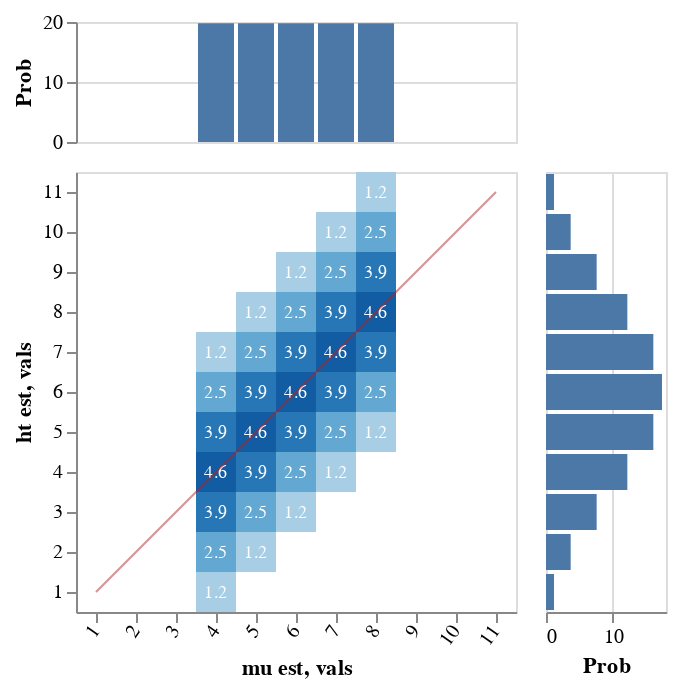

The code cell stored with this chart in its notebook:
### Markdown cell above
Here we only show the joint distribution of John's height and the median height. The distribution over Mary's height is identical.

### Code cell
-- vlShow . sidewaysDists <$> forM domain (\x ->
--   titled (show x ++ "'s Height Prior") . barFromDist <$> enumD (($ x) . ht . fst <$> indicesPriorFlat)
--   )
vlShow . margHeatFromDist <$> enumD (first (`ht` John) <$> indicesPriorFlat)

### Figure 1 — Vega-Lite specification as saved in the notebook (floating-point values rounded to 4 significant figures)
{"$schema": "https://vega.github.io/schema/vega-lite/v3.json", "bounds": "flush", "config": {"scale": {"rectBandPaddingInner": 0}}, "data": {"values": [{"ht est": "1", "mu est": "4", "probability": 1.2}, {"ht est": "2", "mu est": "4", "probability": 2.5}, {"ht est": "2", "mu est": "5", "probability": 1.2}, {"ht est": "3", "mu est": "4", "probability": 3.9}, {"ht est": "3", "mu est": "5", "probability": 2.5}, {"ht est": "3", "mu est": "6", "probability": 1.2}, {"ht est": "4", "mu est": "4", "probability": 4.6}, {"ht est": "4", "mu est": "5", "probability": 3.9}, {"ht est": "4", "mu est": "6", "probability": 2.5}, {"ht est": "4", "mu est": "7", "probability": 1.2}, {"ht est": "5", "mu est": "4", "probability": 3.9}, {"ht est": "5", "mu est": "5", "probability": 4.6}, {"ht est": "5", "mu est": "6", "probability": 3.9}, {"ht est": "5", "mu est": "7", "probability": 2.5}, {"ht est": "5", "mu est": "8", "probability": 1.2}, {"ht est": "6", "mu est": "4", "probability": 2.5}, {"ht est": "6", "mu est": "5", "probability": 3.9}, {"ht est": "6", "mu est": "6", "probability": 4.6}, {"ht est": "6", "mu est": "7", "probability": 3.9}, {"ht est": "6", "mu est": "8", "probability": 2.5}, {"ht est": "7", "mu est": "4", "probability": 1.2}, {"ht est": "7", "mu est": "5", "probability": 2.5}, {"ht est": "7", "mu est": "6", "probability": 3.9}, {"ht est": "7", "mu est": "7", "probability": 4.6}, {"ht est": "7", "mu est": "8", "probability": 3.9}, {"ht est": "8", "mu est": "5", "probability": 1.2}, {"ht est": "8", "mu est": "6", "probability": 2.5}, {"ht est": "8", "mu est": "7", "probability": 3.9}, {"ht est": "8", "mu est": "8", "probability": 4.6}, {"ht est": "9", "mu est": "6", "probability": 1.2}, {"ht est": "9", "mu est": "7", "probability": 2.5}, {"ht est": "9", "mu est": "8", "probability": 3.9}, {"ht est": "10", "mu est": "7", "probability": 1.2}, {"ht est": "10", "mu est": "8", "probability": 2.5}, {"ht est": "11", "mu est": "8", "probability": 1.2}]}, "spacing": 15, "vconcat": [{"encoding": {"x": {"axis": null, "field": "mu est", "scale": {"domain": ["1", "2", "3", "4", "5", "6", "7", "8", "9", "10", "11"], "rangeStep": 30}, "sort": null, "type": "ordinal"}, "y": {"aggregate": "sum", "axis": {"title": "Prob"}, "field": "probability", "type": "quantitative"}}, "height": 60, "mark": "bar"}, {"bounds": "flush", "hconcat": [{"encoding": {"x": {"axis": {"labelAngle": -55}, "field": "mu est", "scale": {"domain": ["1", "2", "3", "4", "5", "6", "7", "8", "9", "10", "11"], "rangeStep": 30}, "sort": null, "type": "ordinal"}, "y": {"axis": {"labelAngle": 0}, "field": "ht est", "scale": {"domain": ["11", "10", "9", "8", "7", "6", "5", "4", "3", "2", "1"], "rangeStep": 30}, "sort": null, "type": "ordinal"}}, "layer": [{"encoding": {"color": {"aggregate": "sum", "field": "probability", "legend": null, "scale": {"scheme": {"extent": [0.2, 0.9], "name": "blues"}}, "type": "quantitative"}}, "mark": "rect"}, {"encoding": {"color": {"value": "white"}, "text": {"aggregate": "sum", "field": "probability", "type": "quantitative"}}, "mark": {"fontSize": 9, "type": "text"}}, {"data": {"values": [{"vals": "1"}, {"vals": "2"}, {"vals": "3"}, {"vals": "4"}, {"vals": "5"}, {"vals": "6"}, {"vals": "7"}, {"vals": "8"}, {"vals": "9"}, {"vals": "10"}, {"vals": "11"}]}, "encoding": {"x": {"field": "vals", "sort": null, "type": "ordinal"}, "y": {"field": "vals", "sort": null, "type": "ordinal"}}, "mark": {"opacity": 0.5, "stroke": "firebrick", "strokeWidth": 1, "type": "line"}}]}, {"encoding": {"x": {"aggregate": "sum", "axis": {"title": "Prob"}, "field": "probability", "type": "quantitative"}, "y": {"axis": null, "field": "ht est", "scale": {"domain": ["11", "10", "9", "8", "7", "6", "5", "4", "3", "2", "1"], "rangeStep": 30}, "sort": null, "type": "ordinal"}}, "mark": "bar", "width": 60}], "spacing": 15}]}
